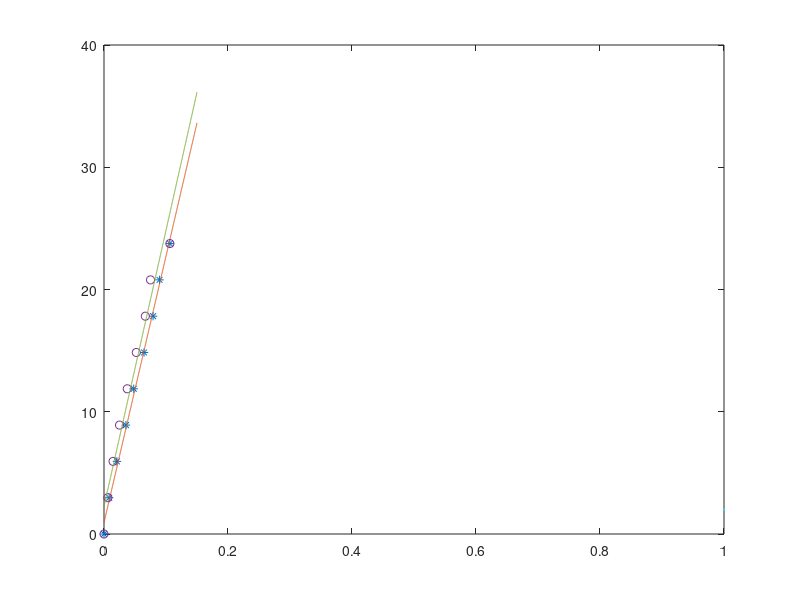

Here is the MATLAB script that generated this plot:
close all

load = 0:200:1600;
r = 9.26/2000;
l = 0.120;
A = pi*r*r;
D1 = [0 1 2 3.5 5 7 9 10 12]*1e-3;
D2 = [0 1 3 5 6.5 8.5 10 11.5 13.5]*1e-3;
D_avg = (D1+D2)/2 ;

sigma = 1e-6*load/A;
strain = D_avg./l ;

plot(strain, sigma, '*')
coef = polyfit(strain, sigma, 1);
xfit = linspace(0, 150*1e-3, 1000);
yfit = polyval(coef, xfit);
hold on
plot(xfit, yfit, linewidth=2)

%
load2 = 1600:-200:0;
D1_2 = [12 8 7 5.5 3.5 2 1 0.5 0]*1e-3;
D2_2 = [13.5 10 9 7 5.5 4 2.5 1 0]*1e-3;
D_avg2 = (D1_2 + D2_2)/2 ;

sigma2 = 1e-6*load2/A;
strain2 = D_avg2./l ;

plot(strain2, sigma2, 'o')
coef2 = polyfit(strain2, sigma2, 1);
yfit2 = polyval(coef2, xfit);

plot(xfit, yfit2, linewidth=2)


